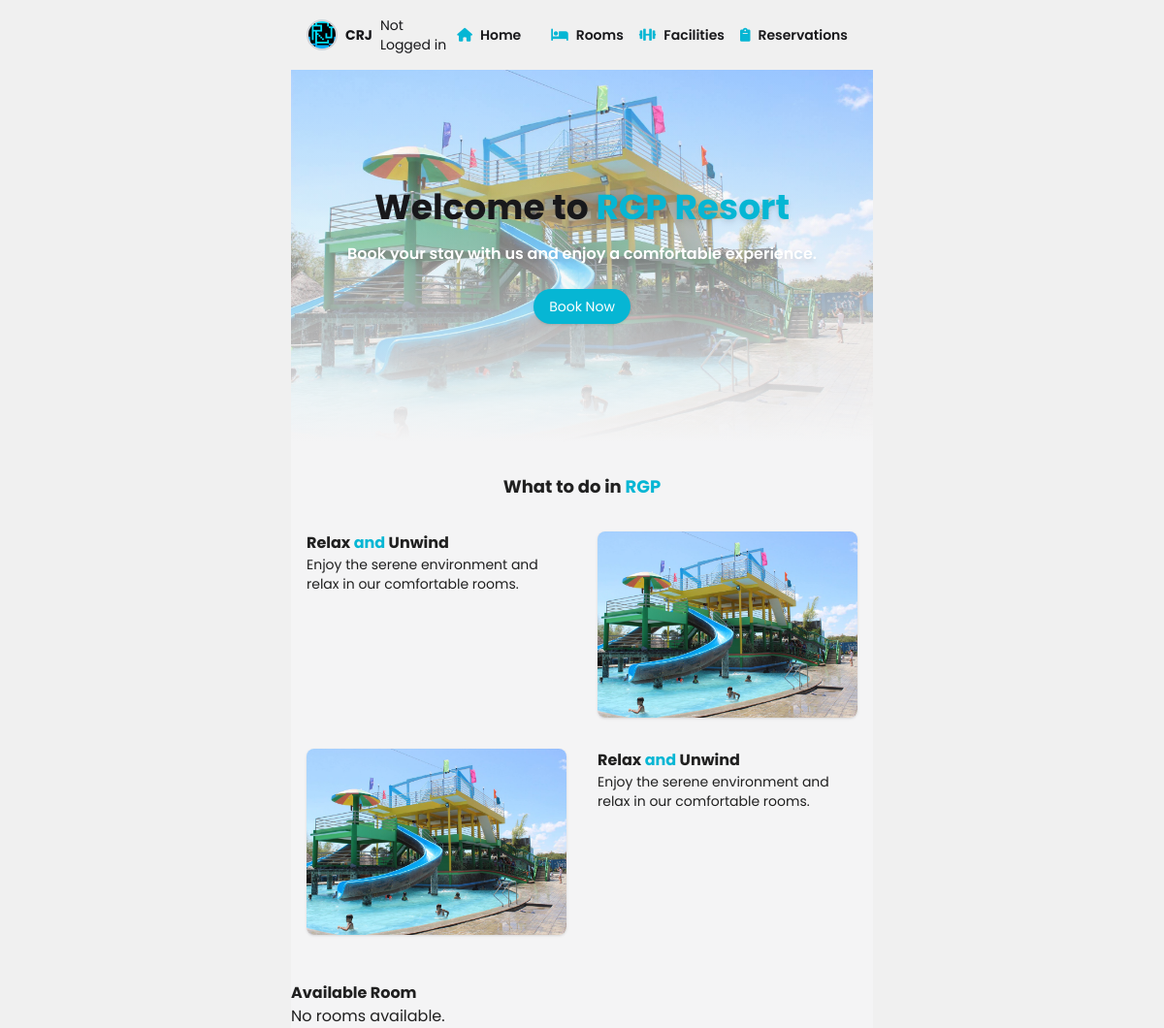
/home/, run on an earlier commit of the app's database.
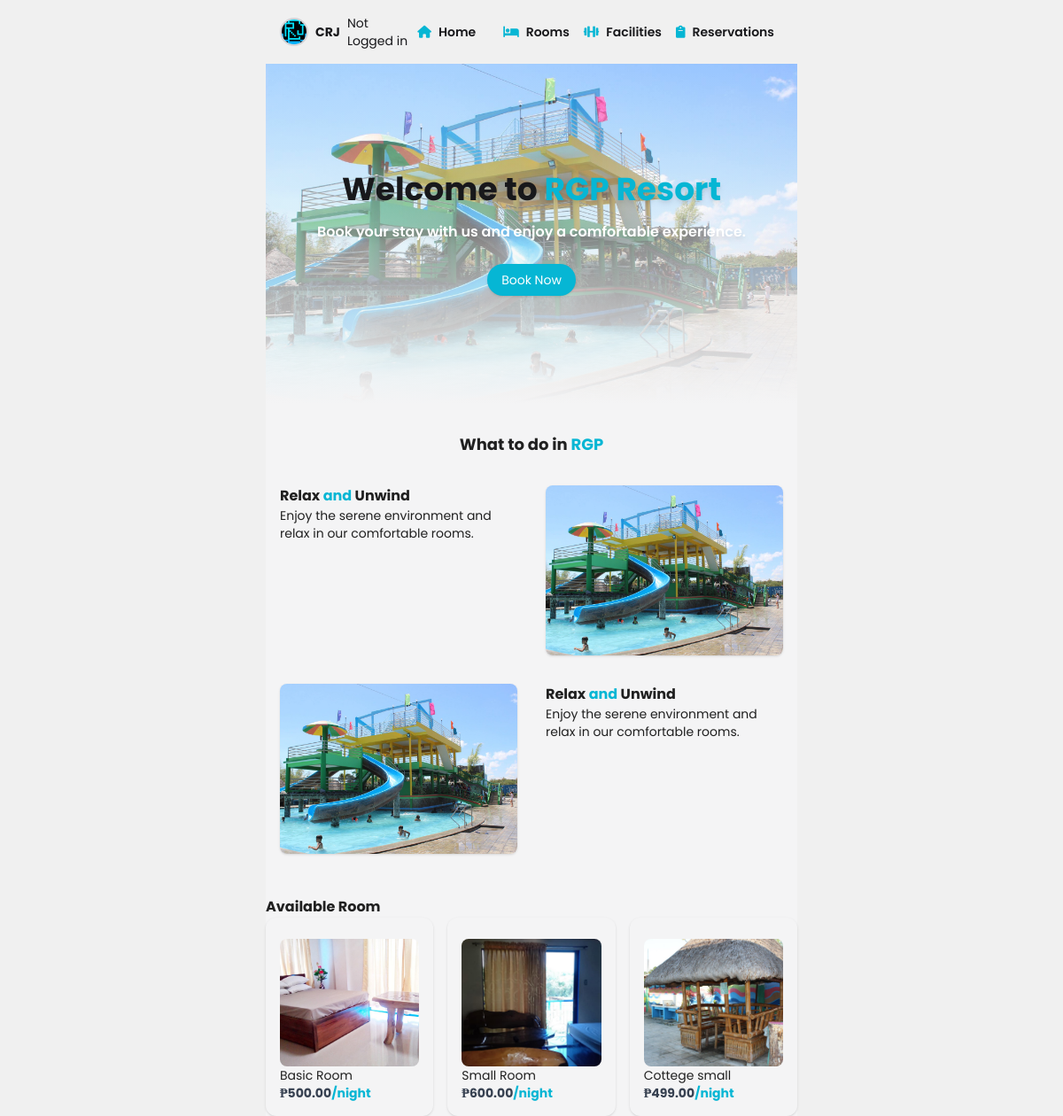
And on a later commit of the database.
### reservation/models.py (models this page shows, shortened)
class Room(models.Model):
    name = models.CharField(max_length=100)
    description = models.TextField()
    image = models.ImageField(upload_to='room_images/')
    price = models.DecimalField(max_digits=10, decimal_places=2)
    is_available = models.BooleanField(default=True)

### reservation/views.py (the view)
# urls.py: path('home/', homepage, name='home'),
def homepage(request):
    rooms = Room.objects.filter(is_available=True)
    facilities = Facility.objects.all()
    return render(request, 'homepage.html', {'rooms': rooms, 'facilities': facilities})

### reservation/templates/homepage.html
{% extends 'base.html' %}
{% block content %}
{% load static %}
<div class="relative bg-cover bg-center h-96" style="background-image: url({% static 'images/rgp6.jpg' %});">
    <div class="absolute inset-0 bg-gradient-to-t from-zinc-100 to-transparent"></div>
    <div class="relative z-10 flex flex-col items-center justify-center h-full text-center text-white">
        <h1 class="text-4xl text-zinc-900 font-bold mb-4">Welcome to <span class="text-cyan-500 drop-shadow-md">RGP Resort</span> </h1>
        <p class="font-semibold mb-6 drop-shadow-md">Book your stay with us and enjoy a comfortable experience.</p>
        <a href="{% url 'book_room' %}" class="shadow bg-cyan-500 hover:bg-cyan-700 text-white text-sm py-2 px-4 rounded-full">Book Now</a>
    </div>
</div>
<h2 class="font-bold text-lg mt-8 text-center mb-4">What to do in <span class="text-cyan-500"> RGP</span></h2>
<div class="flex">
    <div class="p-4 w-1/2">
        <h3 class=" font-bold">Relax <span class="text-cyan-500"> and</span> Unwind</h3>
        <p class="text-sm">Enjoy the serene environment and relax in our comfortable rooms.</p>
    </div>
    <div class="p-4 w-1/2">
        <img src="{% static 'images/rgp6.jpg' %}" alt="Relax and Unwind" class="w-full h-48 shadow object-cover rounded-lg">
    </div>
</div>
<div class="flex">
    <div class="p-4 w-1/2">
        <img src="{% static 'images/rgp6.jpg' %}" alt="Relax and Unwind" class="w-full h-48 object-cover shadow rounded-lg">
    </div>
    <div class="p-4 w-1/2">
        <h3 class=" font-bold">Relax <span class="text-cyan-500"> and</span> Unwind</h3>
        <p class="text-sm">Enjoy the serene environment and relax in our comfortable rooms.</p>
    </div>
</div>
<h2 class="font-bold mt-8">Available Room</h2>
{% if rooms %}
<div class="grid grid-cols-3 gap-4">
    {% for room in rooms|slice:":3" %}
        <a href="{% url 'view_room' room.pk %}" class="p-4  rounded-xl shadow">
            {% if room.image %}
                <img src="{{ room.image.url }}" alt="{{ room.name }}" class="mt-2 w-full h-36 object-cover rounded-lg">
            {% endif %}
            <h2 class="text-sm ">{{ room.name }}</h2>
            <div class="flex items-center">
                <p class="text-gray-700 text-sm font-bold">₱{{ room.price }}</p><span class="text-sm font-bold text-cyan-500 ">/night</span>
            </div>
        </a>
    {% endfor %}
</div>
{% else %}
<p>No rooms available.</p>
{% endif %}
{% endblock %}

What changed in the data, as far as the page shows it:
added Room: image (picture), name "Basic Room", price "500.00"
added Room: image (picture), name "Small Room", price "600.00"
added Room: image (picture), name "Cottege small", price "499.00"
Also different on the page:
text no longer shown: "No rooms available."
